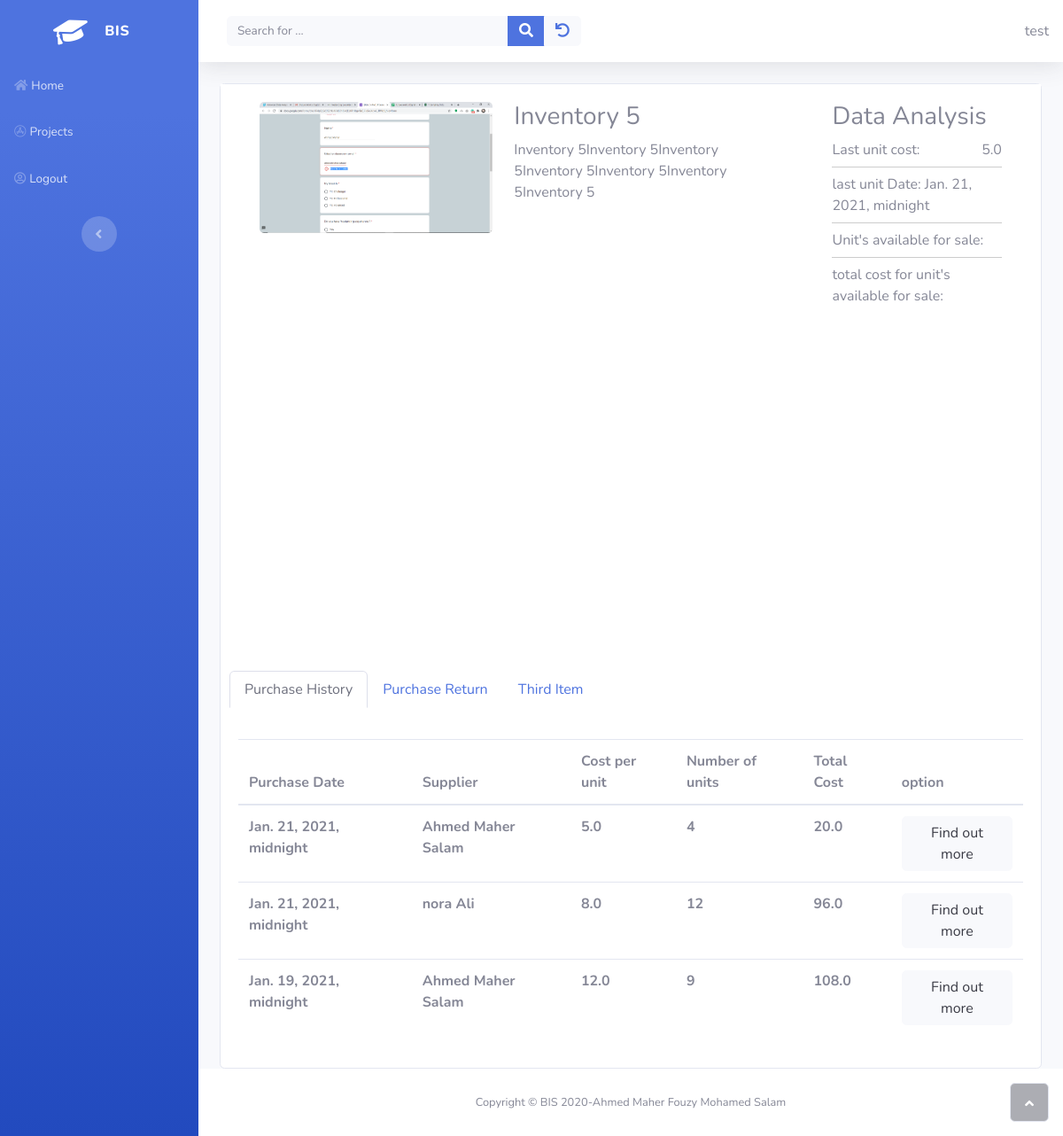
Before: /inventory/detail_inventory/5 (signed in) with the older database file.
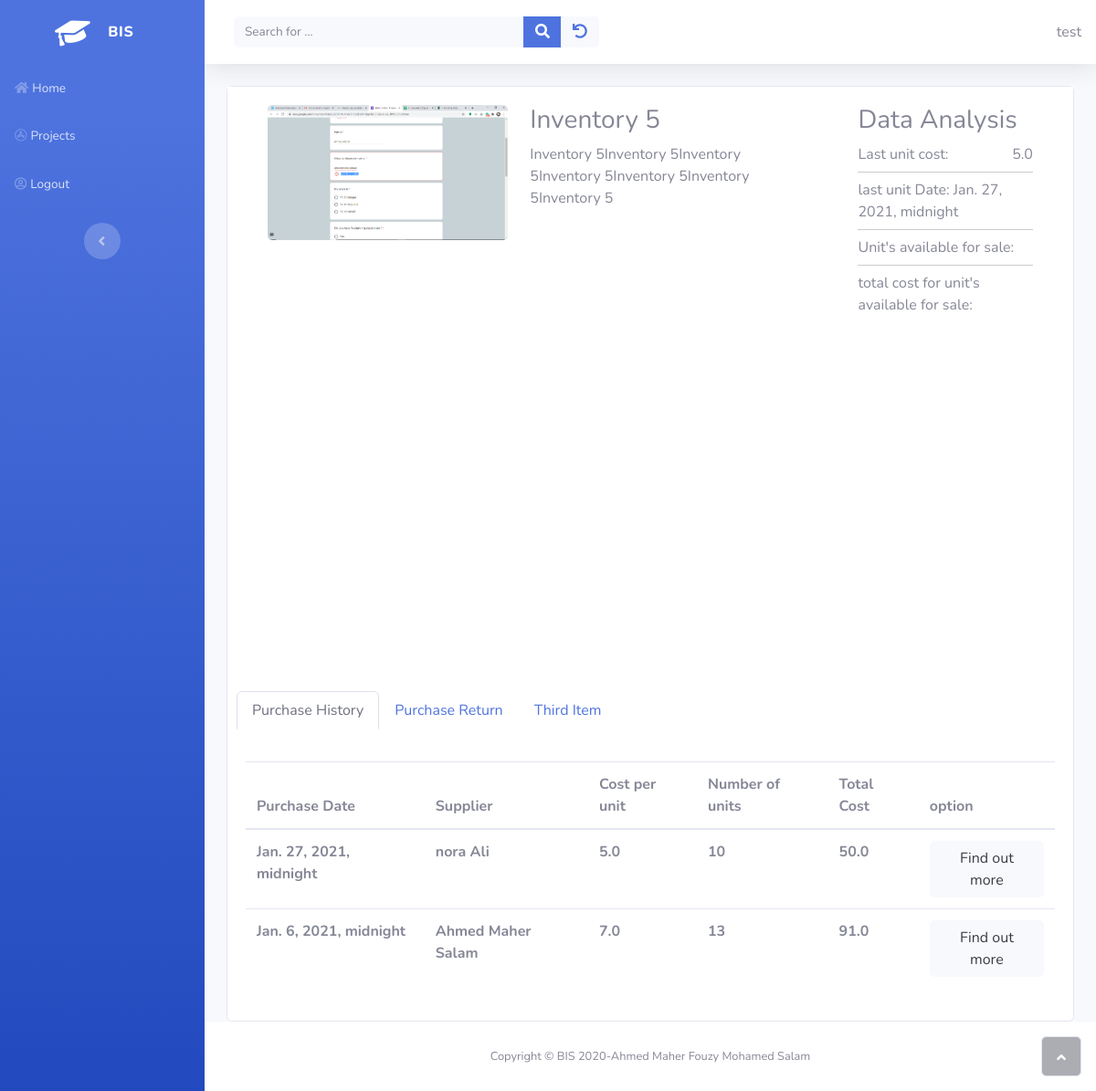
After: the same page with the newer database file.
### inventory/models.py (models this page shows, shortened)
class InventoryImag(models.Model):
    class Meta:
        verbose_name = 'Inventory Image'
        verbose_name_plural = 'Inventory Images'
    inventory  = models.ForeignKey(Inventory , on_delete=models.CASCADE , related_name="imgs" )
    img = models.ImageField(upload_to=inventory_imag_directory_path,
                                null=True,
                                blank=True,
                                editable=True,
                                help_text="Inventory image")

class Inventory(models.Model):
    owner = models.ForeignKey(get_user_model(), on_delete=models.CASCADE)
    item_name = models.CharField(max_length=250)
    description = models.TextField(
        null= True,
        blank= True
    )
    general_ledeger_account = models.ForeignKey('sole_proprietorship.Accounts',on_delete=models.CASCADE)

class InventoryPrice(models.Model):
    inventory = models.ForeignKey(Inventory, on_delete=models.CASCADE)
    cost_per_unit = models.FloatField()
    number_of_unit = models.PositiveIntegerField()
    purchase_inventory = models.ForeignKey(PurchaseInventory, on_delete=models.CASCADE)
    @property
    def total_cost(self):
        return self.cost_per_unit * self.number_of_unit

class PurchaseInventory(models.Model):
    class Status(models.IntegerChoices):
        UNPAID = 0 , _("UNPAID")
        PAID = 1 , _("PAID")
    status = models.IntegerField(choices=Status.choices)
    owner = models.ForeignKey(get_user_model(), on_delete=models.CASCADE)
    num = models.IntegerField()
    purchase_date = models.DateTimeField()
    due_date = models.DateField(
        help_text="optional if you want to specify it by yourself",
        null = True ,
        blank = True,
    )
    supplier = models.ForeignKey(Supplier, on_delete=models.CASCADE)
    term = models.ForeignKey(PaymentSalesTerm, on_delete=models.CASCADE)
    frieght_in = models.FloatField(default=0)
    num_returend = models.IntegerField(blank=True, null=True)
    cost_returned =  models.FloatField(blank=True, null=True)
    total_purchases = models.FloatField(blank=True, null=True)
    net_purchases = models.FloatField(blank=True, null=True)
    total_amount_paid = models.FloatField(blank=True, null=True)
    objects = models.Manager() # the default_managers
    purchases = PurchaseManager()

### suppliers/models.py (models this page shows)
class Supplier(models.Model):
    owner = models.ForeignKey(get_user_model(), on_delete=models.CASCADE)
    first_name  = models.CharField(max_length=50)
    last_name   = models.CharField(max_length=50)
    middle_name = models.CharField(max_length=50 , blank=True , null=False , default=" ")
    @property
    def full_name(self):
        return '%s %s %s' % (self.first_name, self.middle_name , self.last_name)
    def __str__(self):
        return self.full_name

### inventory/views.py (the view)
# urls.py: path('detail_inventory/<int:pk>' , views.DetailInventoryView.as_view() , name="detail_inventory" ),
class DetailInventoryView(OwnerDetailView):
    model = Inventory
    template_name = "inventory/inventory_detail.html"
    def get_context_data(self, **kwargs):
        context = super().get_context_data(**kwargs)
        context["last_unit"] =  context["inventory"].inventoryprice_set.order_by("-purchase_inventory__purchase_date").first()
        context["prices"] = context["inventory"].inventoryprice_set.order_by("-purchase_inventory__purchase_date").select_related()
        return context

### home/owner.py (called while the page is built)
    def get_queryset(self):
        qs = super().get_queryset()
        return qs.filter(owner=self.request.user)

### inventory/templates/inventory/inventory_detail.html (shortened to what this page needs)
{% extends "home/base.html" %}
{% load static %}
{% block css %}
    <link rel="stylesheet" href="{% static 'home/Gallery/fonts/ionicons.min.css' %}">
    <link rel="stylesheet" href="{% static 'home/Gallery/Model-Gallery-And-Profile.css' %}">
{% endblock %}
{% block content %}
<div class="card">
    <div class="card-body" style="background-color:white;">
         <section id="model-details">
        <div class="container">
            <div class="row">
                <div class="col col-md-4">
                    <ul id="imageGallery">
                        {% for obj in inventory.imgs.all %}
                        <li data-thumb="{{obj.img.url}}" data-src="{{obj.img.url}}">
                            <img class="img-fluid" src="{{obj.img.url}}"/>
                        </li>
                        {% endfor %}
                    </ul>
                </div>
                <div class="col-12 col-md-5"> <div class="profile-block escort-bio">
                                <h3 class="profile-block-title font-alt">{{ inventory.item_name }}</h3>
                                <div id="bio-content" class="bio-container">
                            <p>{{ inventory.description }}</p>
                            </div></div></div>
                <div class="col-12 col-md-3"> <div class="profile-block">
                                <h3>Data Analysis</h3>
                                <ul>
                                    <li><span class="font-400">Last unit cost: </span><span class="profile-right">{{ last_unit.cost_per_unit }}</span> </li>
                                    <li><span class="font-400">last unit Date: </span><span>{{ last_unit.purchase_inventory.purchase_date }}</span> </li>
                                    <li><span class="font-400">Unit's available for sale: </span> </li>
                                    <li><span class="font-400">total cost for unit's available for sale: </span> </li>
                                </ul>
                            </div></div>
            </div>
        </div>
    </section>
        <ul class="nav nav-tabs card-header-tabs" role="tablist">
            <li class="nav-item"><a class="nav-link active" id="item-1-1-tab" data-toggle="tab" role="tab" aria-controls="item-1-1" aria-selected="true" href="#item-1-1">Purchase History</a></li>
            <li class="nav-item"><a class="nav-link" id="item-1-2-tab" data-toggle="tab" role="tab" aria-controls="item-1-2" aria-selected="false" href="#item-1-2">Purchase Return</a></li>
            <li class="nav-item"><a class="nav-link" id="item-1-3-tab" data-toggle="tab" role="tab" aria-controls="item-1-3" aria-selected="false" href="#item-1-3">Third Item</a></li>
        </ul>
    </div>
    <div class="card-body">
        <div id="nav-tabContent" class="tab-content">
            <div id="item-1-1" class="tab-pane fade show active" role="tabpanel" aria-labelledby="item-1-1-tab">
                <div class="table-responsive table mt-2 dataTable" role="grid" aria-describedby="dataTable_info">
                <table class="table my-0 mydataTable" >
                    <thead>
                        <tr>
                            <th>Purchase Date</th>
                            <th>Supplier</th>
                            <th>Cost per unit</th>
                            <th>Number of units</th>
                            <th>Total Cost</th>
                            <th>option</th>
                        </tr>
                    </thead>
                    <tbody>
                        {% if prices %}
                            {% for price in prices %}
                                <tr>
                                <td><strong>{{ price.purchase_inventory.purchase_date }}</strong></td>
                                <td><strong>{{ price.purchase_inventory.supplier }}</strong></td>
                                <td><strong>{{ price.cost_per_unit}}</strong></td>
                                <td><strong>{{ price.number_of_unit}}</strong></td>
                                <td><strong>{{ price.total_cost}}</strong></td>
                                <td>
                                    <div class="dropdown">
                                        <div class="text-center" data-toggle="dropdown" aria-expanded="false">
                                            <button type="button" class="btn btn-light">Find out more</button>
                                        </div>
                                  </div>
                                </td>
                                </tr>
                            {% endfor %}
                          {% else %}
                            <p>There are no data in the database.</p>
                          {% endif %}
                    </tbody>
                </table>
            </div>
            </div>
        </div>
    </div>
</div>
{% endblock %}

### home/templates/home/base.html (shortened to what this page needs)
{% load static%}
<!DOCTYPE html>
<html>
<head>
    <link rel="stylesheet" href="{% static 'home/bootstrap/css/bootstrap.min.css' %}">
    <link rel="stylesheet" href="{% static 'home/css/styles.min.css' %}">
    <link rel="stylesheet" href="https://use.fontawesome.com/releases/v5.12.0/css/all.css">
    {% block css %} {% endblock %}
</head>
<body id="page-top">
    <div id="wrapper">
        <nav class="navbar navbar-dark align-items-start sidebar sidebar-dark accordion bg-gradient-primary p-0">
            <div class="container-fluid d-flex flex-column p-0">
                <a class="navbar-brand d-flex justify-content-center align-items-center sidebar-brand m-0" href="#">
                    <div class="sidebar-brand-icon rotate-n-15"><i class="fas fa-graduation-cap"></i></div>
                    <div class="sidebar-brand-text mx-3"><span>BIS</span></div>
                </a>
                <ul class="nav navbar-nav text-light" id="accordionSidebar">
                    <li class="nav-item" role="presentation"><a class="nav-link" href="{% url 'home:home' %}"><i class="fas fa-home"></i><span>Home</span></a><a class="nav-link" href="{% url 'projects:home' %}"><i class="fab fa-app-store"></i><span>Projects</span></a></li>
                    {% if user.is_authenticated %}
                    <li class="nav-item" role="presentation"><a class="nav-link" href="{% url 'home:logout' %}?next={{ request.path }}"><i class="far fa-user-circle"></i><span>Logout</span></a></li>
                    {% endif %}
                </ul>
                <div class="text-center d-none d-md-inline"><button class="btn rounded-circle border-0" id="sidebarToggle" type="button"></button></div>
            </div>
        </nav>
        <div class="d-flex flex-column" id="content-wrapper">
            <div id="content">
                <nav class="navbar navbar-light navbar-expand bg-white shadow mb-4 topbar static-top">
                    <div class="container-fluid"><button class="btn btn-link d-md-none rounded-circle mr-3" id="sidebarToggleTop" type="button"></button>
                        <div class="form-inline d-none d-sm-inline-block mr-auto ml-md-3 my-2 my-md-0 mw-100 navbar-search">
                            <div class="input-group"><input id="search" class="bg-light form-control border-0 small" type="text" placeholder="Search for ..." name="search"   {% if search %} value="{{ search }}" {% endif %}>
                                <div class="input-group-append"><button id= "search-btn" class="btn btn-primary py-0" ><i class="fas fa-search"></i></button></div>
                                <div class="input-group-append"><button class="btn btn-light py-0" type="button"><a href="{% url 'projects:home' %}"><i class="fa fa-undo"></i></a></button></div>
                            </div>
                        </div>
                        <div>
                            {{ user.username }}
                        </div>
                    </div>
                </nav>
                <div class="container">
                    <div id="ajax">
                    {% block content %}{% endblock%}
                    </div>
                </div>
            </div>
            <footer class="bg-white sticky-footer">
                <div class="container my-auto">
                    <div class="text-center my-auto copyright"><span>Copyright © BIS 2020-Ahmed Maher Fouzy Mohamed Salam</span></div>
                </div>
            </footer>
        </div><a class="border rounded d-inline scroll-to-top" href="#page-top"><i class="fas fa-angle-up"></i></a></div>
</body>
</html>

### home/static/home/Gallery/Model-Gallery-And-Profile.css (style rules this page uses)
.lSSlideWrapper .lSSlide, .lSSlideWrapper.usingCss .lSFade > * { -webkit-transition-timing-function: inherit!important; transition-timing-function: inherit!important; -webkit-transition-duration: inherit!important; transition-duration: inherit!important; }
.lSSlideOuter .lSPager.lSGallery:after, .lSSlideWrapper > .lightSlider:after { clear: both; }
.lightSlider:after, .lightSlider:before { content: " "; display: table; }
.lightSlider { overflow: hidden; margin: 0; }
.lSSlideWrapper .lSSlide { -webkit-transform: translate(0,0); -ms-transform: translate(0,0); transform: translate(0,0); -webkit-transition: all 1s; -webkit-transition-property: -webkit-transform,height; -moz-transition-property: -moz-transform,height; transition-property: transform,height; }
.lSSlideOuter .lSPager, .lSSlideOuter .lightSlider, #imageGallery li { padding-left: 0; list-style: none; }
.lSSlideOuter .lSGallery li, .lSSlideOuter .lightSlider > * { float: left; }
.profile-block ul { padding-left: 0px; }
.profile-block li { list-style: none; border-bottom: 1px solid #ccc; padding-bottom: 7px; margin-bottom: 7px; }
.profile-block li:last-child { border-bottom: 0 none; }
.profile-right { text-align: right; float: right; }
#bio-content { padding-right: 25px; height: 600px; width: 100%; overflow: auto; position: relative; }
.ps { overflow: hidden !important; overflow-anchor: none; -ms-overflow-style: none; touch-action: auto; -ms-touch-action: auto; }
.lSSlideOuter .lSPager, .lSSlideOuter .lightSlider, #imageGallery li { padding-left: 0px; list-style: none; }
.profile-block li { list-style: none; border-bottom: 1px solid #cccccc; padding-bottom: 7px; margin-bottom: 7px; }

Changed rows visible on the page:
removed InventoryPrice: cost_per_unit "5.0", purchase_inventory.purchase_date "Jan. 21, 2021, midnight", purchase_inventory.supplier "Ahmed Maher Salam", number_of_unit "4", total_cost "20.0"
removed InventoryPrice: purchase_inventory.purchase_date "Jan. 21, 2021, midnight", purchase_inventory.supplier "nora Ali", cost_per_unit "8.0", number_of_unit "12", total_cost "96.0"
removed InventoryPrice: purchase_inventory.purchase_date "Jan. 19, 2021, midnight", purchase_inventory.supplier "Ahmed Maher Salam", cost_per_unit "12.0", number_of_unit "9", total_cost "108.0"
added InventoryPrice: cost_per_unit "5.0", purchase_inventory.purchase_date "Jan. 27, 2021, midnight", purchase_inventory.supplier "nora Ali", number_of_unit "10", total_cost "50.0"
added InventoryPrice: purchase_inventory.purchase_date "Jan. 6, 2021, midnight", purchase_inventory.supplier "Ahmed Maher Salam", cost_per_unit "7.0", number_of_unit "13", total_cost "91.0"
